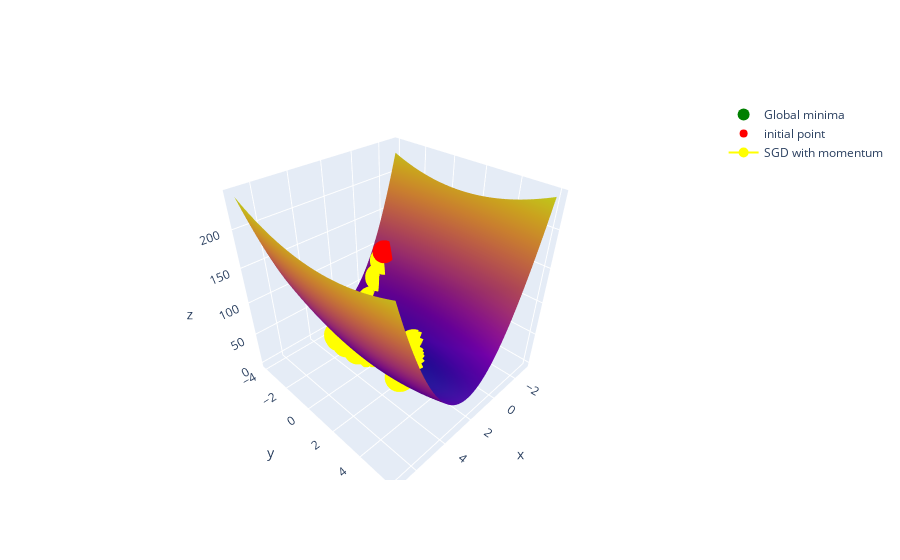

Source (notebook cell):
### Markdown cell above
# Loss Function Landscape

### Code cell
path_SGD_with_momentum = go.Scatter3d(
    x = W,
    y = B,
    z = L,
    mode = 'markers+lines',
    marker = dict(color='yellow',size = 10),
    name = 'SGD with momentum'
)

figure = go.Figure(data=[cost_scatter,global_minima,init_param,path_SGD_with_momentum])
figure.show()

### Figure 1 — Plotly figure (JSON) as saved in the notebook; plotly's stock layout.template omitted (floating-point values rounded to 4 significant figures; data arrays with more than 128 entries replaced by an {"elided": "..."} marker saying what was removed)
{"data": [{"name": "Cost function landscape", "showscale": false, "type": "surface", "x": {"elided": "100x100 float values"}, "y": {"elided": "100x100 float values"}, "z": {"elided": "100x100 float values"}}, {"marker": {"color": "green", "size": 12}, "mode": "markers", "name": "Global minima", "type": "scatter3d", "x": [2.051], "y": [1.051], "z": [0.02331]}, {"marker": {"color": "red", "size": 8}, "mode": "markers", "name": "initial point", "type": "scatter3d", "x": [-1], "y": [-3], "z": [103.1]}, {"marker": {"color": "yellow", "size": 10}, "mode": "markers+lines", "name": "SGD with momentum", "type": "scatter3d", "x": [-1, -0.5076, 0.346, 1.383, 2.411, 3.262, 3.811, 3.997, 3.827, 3.366, 2.719, 2.015, 1.376, 0.905, 0.6629, 0.6681, 0.8957, 1.286, 1.757, 2.224, 2.609, 2.856, 2.937, 2.857, 2.644, 2.347, 2.024, 1.732, 1.516, 1.403], "y": [-3, -2.926, -2.786, -2.587, -2.338, -2.046, -1.72, -1.369, -1.001, -0.6264, -0.2539, 0.1078, 0.4512, 0.77, 1.059, 1.316, 1.538, 1.724, 1.877, 1.996, 2.083, 2.141, 2.173, 2.18, 2.164, 2.127, 2.073, 2.003, 1.919, 1.824], "z": [88.66, 65.89, 35.9, 15.61, 12.83, 23.33, 35.73, 39.83, 32.58, 18.64, 6.064, 0.8005, 3.476, 10.0, 14.93, 14.98, 10.58, 4.884, 1.302, 1.365, 4.132, 7.212, 8.482, 7.312, 4.662, 2.198, 1.151, 1.657, 2.889, 3.744]}], "layout": {}}
